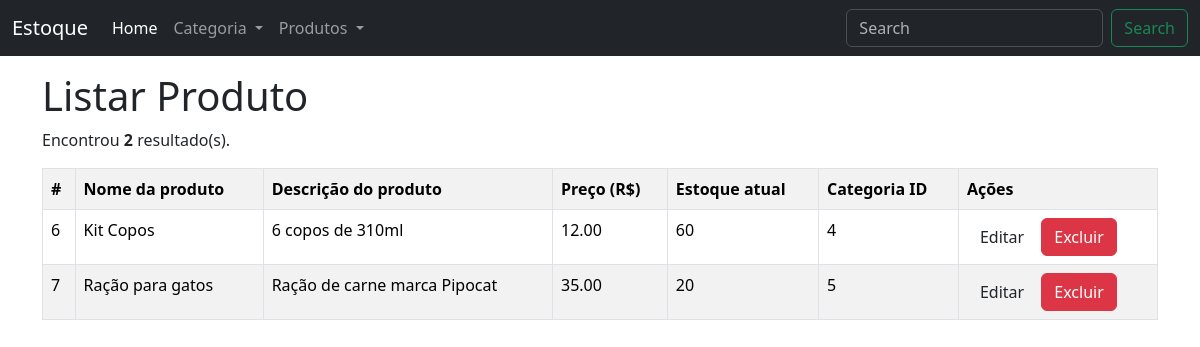
Screenshot of /estoque/index.php?page=listar-produto.php with the database file from the repository.
### tables this page shows
CREATE TABLE `produto` (
  `id_produto` int(11) NOT NULL,
  `nome_produto` varchar(150) NOT NULL,
  `descricao_produto` varchar(300) DEFAULT NULL,
  `preco` decimal(10,2) NOT NULL,
  `estoque_atual` int(11) NOT NULL DEFAULT 0,
  `id_categoria` int(11) NOT NULL
);

### estoque/listar-produto.php (the view)
<h1>Listar Produto</h1>
<?php
include("config.php");
$sql = "SELECT * FROM produto";
$res = $conn->query($sql);
$qtd = $res->num_rows;
if($qtd > 0){
    print "<p>Encontrou <b>$qtd</b> resultado(s).</p>";
    print "<table class='table table-bordered table-striped table-hover'>";
        print "<tr>";
        print "<th>#</th>";
        print "<th>Nome da produto</th>";
        print "<th>Descrição do produto</th>";
        print "<th>Preço (R$)</th>";
        print "<th>Estoque atual</th>";
        print "<th>Categoria ID</th>";
        print "<th>Ações</th>";
        print "</tr>";
    while($row = $res->fetch_object()){
        print "<tr>";
        print "<td>".$row->id_produto."</td>";
        print "<td>".$row->nome_produto."</td>";
        print "<td>".$row->descricao_produto."</td>";
        print "<td>".$row->preco."</td>";
        print "<td>".$row->estoque_atual."</td>";
        print "<td>".$row->id_categoria."</td>";
        print "<td>
                <button onclick=\"location.href='?page=editar-produto.php&id_produto=".$row->id_produto."';\" class='btn btn-primery'>Editar</button>
                <button onclick=\"if(confirm('Tem certeza que deseja excluir?')){location.href='?page=salvar-produto.php&acao=excluir&id_produto=".$row->id_produto."';}else{false;}\" class='btn btn-danger'>Excluir</button>
              </td>";
        print "</tr>";
    }
    print "</table>";
}else{
    print "Não encontrou resultados";
}
?>

### rows the page displays
produto: id_produto "6", nome_produto "Kit Copos", descricao_produto "6 copos de 310ml", preco "12.00", estoque_atual "60", id_categoria "4"
produto: id_produto "7", nome_produto "Ração para gatos", descricao_produto "Ração de carne marca Pipocat", preco "35.00", estoque_atual "20", id_categoria "5"

### other values shown
$qtd "2"
